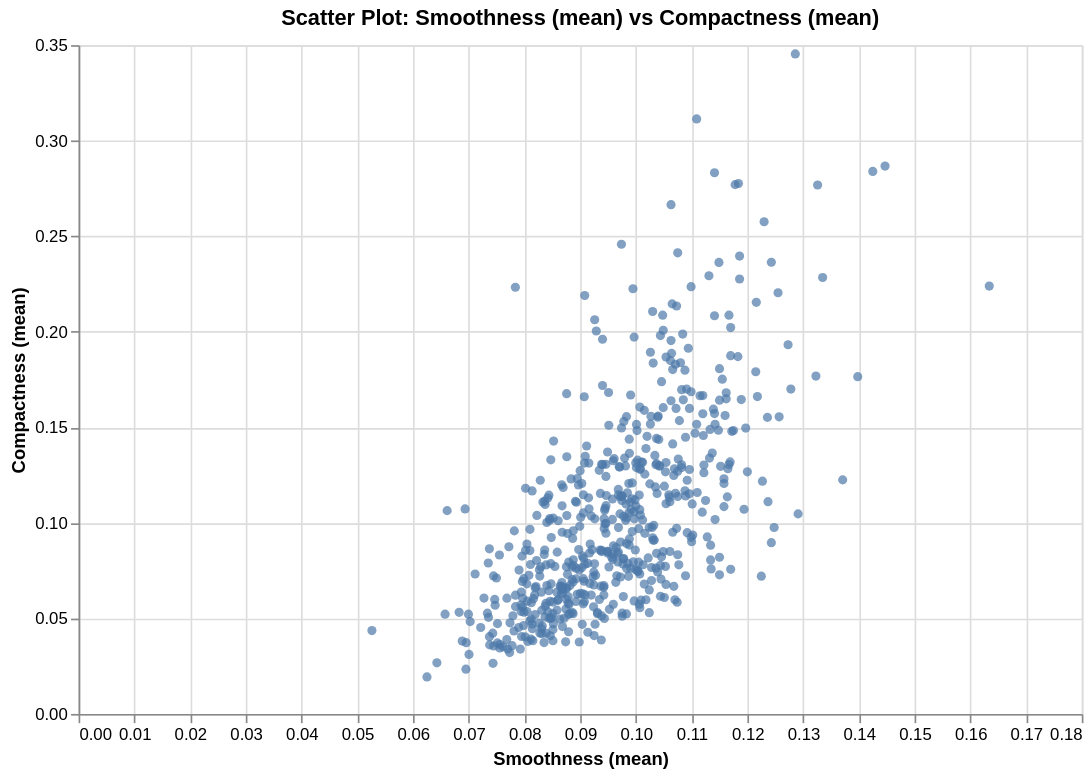

Source (Vega-Lite JSON):
### Vega-Lite specification from a JSON file in a GitHub repository (floating-point values rounded to 4 significant figures; data arrays with more than 128 entries replaced by an {"elided": "..."} marker saying what was removed)
{"$schema": "https://vega.github.io/schema/vega-lite/v5.json", "title": "Scatter Plot: Smoothness (mean) vs Compactness (mean)", "width": 600, "height": 400, "data": {"values": {"elided": "569 records"}}, "mark": {"type": "point", "filled": true, "opacity": 0.7}, "encoding": {"x": {"field": "Smoothness (mean)", "type": "quantitative", "scale": {}}, "y": {"field": "Compactness (mean)", "type": "quantitative", "scale": {}}, "tooltip": [{"field": "Smoothness (mean)", "type": "quantitative"}, {"field": "Compactness (mean)", "type": "quantitative"}]}, "transform": [], "params": []}
